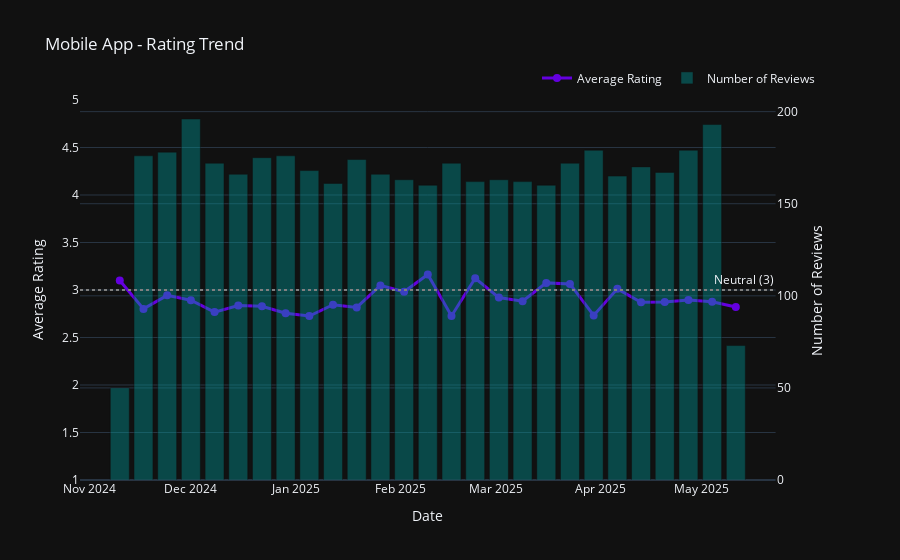

Notebook source saved alongside this figure:
### Markdown cell above
## Plotting Trends

### Code cell
# Check date column before plotting trends
print("Checking date column status:")
if 'date' in analyzed_df.columns:
    # Count valid dates
    valid_dates = analyzed_df['date'].notna().sum()
    total_rows = len(analyzed_df)
    print(f"Date column has {valid_dates} valid dates out of {total_rows} records ({valid_dates/total_rows*100:.2f}%)")
    
    # If no valid dates, try to create them from timestamp
    if valid_dates == 0 and 'timestamp' in analyzed_df.columns:
        print("Attempting to create dates from timestamp column...")
        # Convert timestamp to date if possible
        try:
            analyzed_df['date'] = pd.to_datetime(analyzed_df['timestamp'], unit='s', errors='coerce')
            valid_dates = analyzed_df['date'].notna().sum()
            print(f"After conversion: {valid_dates} valid dates ({valid_dates/total_rows*100:.2f}%)")
        except Exception as e:
            print(f"Error converting timestamps: {e}")
    
    # If we still don't have valid dates, generate artificial ones for demo
    if valid_dates == 0:
        print("No valid dates found. Creating artificial dates for demonstration...")
        import numpy as np
        from datetime import datetime, timedelta
        
        # Create dates going back from today
        end_date = datetime.now()
        start_date = end_date - timedelta(days=180)  # 6 months of data
        
        # Generate random dates within range
        days_range = (end_date - start_date).days
        random_days = np.random.randint(0, days_range, size=len(analyzed_df))
        analyzed_df['date'] = [start_date + timedelta(days=int(days)) for days in random_days]
        
        # Sort by date to make trend more realistic
        analyzed_df = analyzed_df.sort_values('date')
        
        print(f"Created {len(analyzed_df)} artificial dates for demonstration")
else:
    print("No date column found in the DataFrame")

# Now create the rating trend visualization
print("\nCreating rating trend visualization...")
trend_viz = runner.visualizer.plot_rating_trend(
    data=analyzed_df,
    title="Mobile App - Rating Trend",
    freq="W",  # Weekly
    use_plotly=True,
    close_fig=False
)

# Display the figure
trend_viz["figure"].show()

### Figure 1 — Plotly figure (JSON) as saved in the notebook; plotly's stock layout.template omitted (floating-point values rounded to 4 significant figures)
{"data": [{"line": {"color": "#6400e0", "width": 3}, "marker": {"size": 8}, "mode": "lines+markers", "name": "Average Rating", "type": "scatter", "x": ["2024-11-10T00:00:00", "2024-11-17T00:00:00", "2024-11-24T00:00:00", "2024-12-01T00:00:00", "2024-12-08T00:00:00", "2024-12-15T00:00:00", "2024-12-22T00:00:00", "2024-12-29T00:00:00", "2025-01-05T00:00:00", "2025-01-12T00:00:00", "2025-01-19T00:00:00", "2025-01-26T00:00:00", "2025-02-02T00:00:00", "2025-02-09T00:00:00", "2025-02-16T00:00:00", "2025-02-23T00:00:00", "2025-03-02T00:00:00", "2025-03-09T00:00:00", "2025-03-16T00:00:00", "2025-03-23T00:00:00", "2025-03-30T00:00:00", "2025-04-06T00:00:00", "2025-04-13T00:00:00", "2025-04-20T00:00:00", "2025-04-27T00:00:00", "2025-05-04T00:00:00", "2025-05-11T00:00:00"], "xaxis": "x", "y": [3.1, 2.801, 2.944, 2.893, 2.767, 2.837, 2.829, 2.756, 2.726, 2.845, 2.816, 3.048, 2.982, 3.163, 2.727, 3.123, 2.92, 2.883, 3.075, 3.064, 2.732, 3.012, 2.871, 2.874, 2.894, 2.876, 2.822], "yaxis": "y"}, {"marker": {"color": "rgba(0, 150, 150, 0.6)"}, "name": "Number of Reviews", "opacity": 0.7, "type": "bar", "x": ["2024-11-10T00:00:00", "2024-11-17T00:00:00", "2024-11-24T00:00:00", "2024-12-01T00:00:00", "2024-12-08T00:00:00", "2024-12-15T00:00:00", "2024-12-22T00:00:00", "2024-12-29T00:00:00", "2025-01-05T00:00:00", "2025-01-12T00:00:00", "2025-01-19T00:00:00", "2025-01-26T00:00:00", "2025-02-02T00:00:00", "2025-02-09T00:00:00", "2025-02-16T00:00:00", "2025-02-23T00:00:00", "2025-03-02T00:00:00", "2025-03-09T00:00:00", "2025-03-16T00:00:00", "2025-03-23T00:00:00", "2025-03-30T00:00:00", "2025-04-06T00:00:00", "2025-04-13T00:00:00", "2025-04-20T00:00:00", "2025-04-27T00:00:00", "2025-05-04T00:00:00", "2025-05-11T00:00:00"], "xaxis": "x", "y": [50, 176, 178, 196, 172, 166, 175, 176, 168, 161, 174, 166, 163, 160, 172, 162, 163, 162, 160, 172, 179, 165, 170, 167, 179, 193, 73], "yaxis": "y2"}], "layout": {"annotations": [{"showarrow": false, "text": "Neutral (3)", "x": 1, "xanchor": "right", "xref": "x domain", "y": 3, "yanchor": "bottom", "yref": "y"}], "hovermode": "x unified", "legend": {"orientation": "h", "x": 1, "xanchor": "right", "y": 1.02, "yanchor": "bottom"}, "shapes": [{"line": {"color": "gray", "dash": "dot"}, "type": "line", "x0": 0, "x1": 1, "xref": "x domain", "y0": 3, "y1": 3, "yref": "y"}], "title": {"text": "Mobile App - Rating Trend"}, "xaxis": {"anchor": "y", "domain": [0, 0.94], "title": {"text": "Date"}}, "yaxis": {"anchor": "x", "domain": [0, 1], "range": [1, 5], "title": {"text": "Average Rating"}}, "yaxis2": {"anchor": "x", "overlaying": "y", "side": "right", "title": {"text": "Number of Reviews"}}}}
